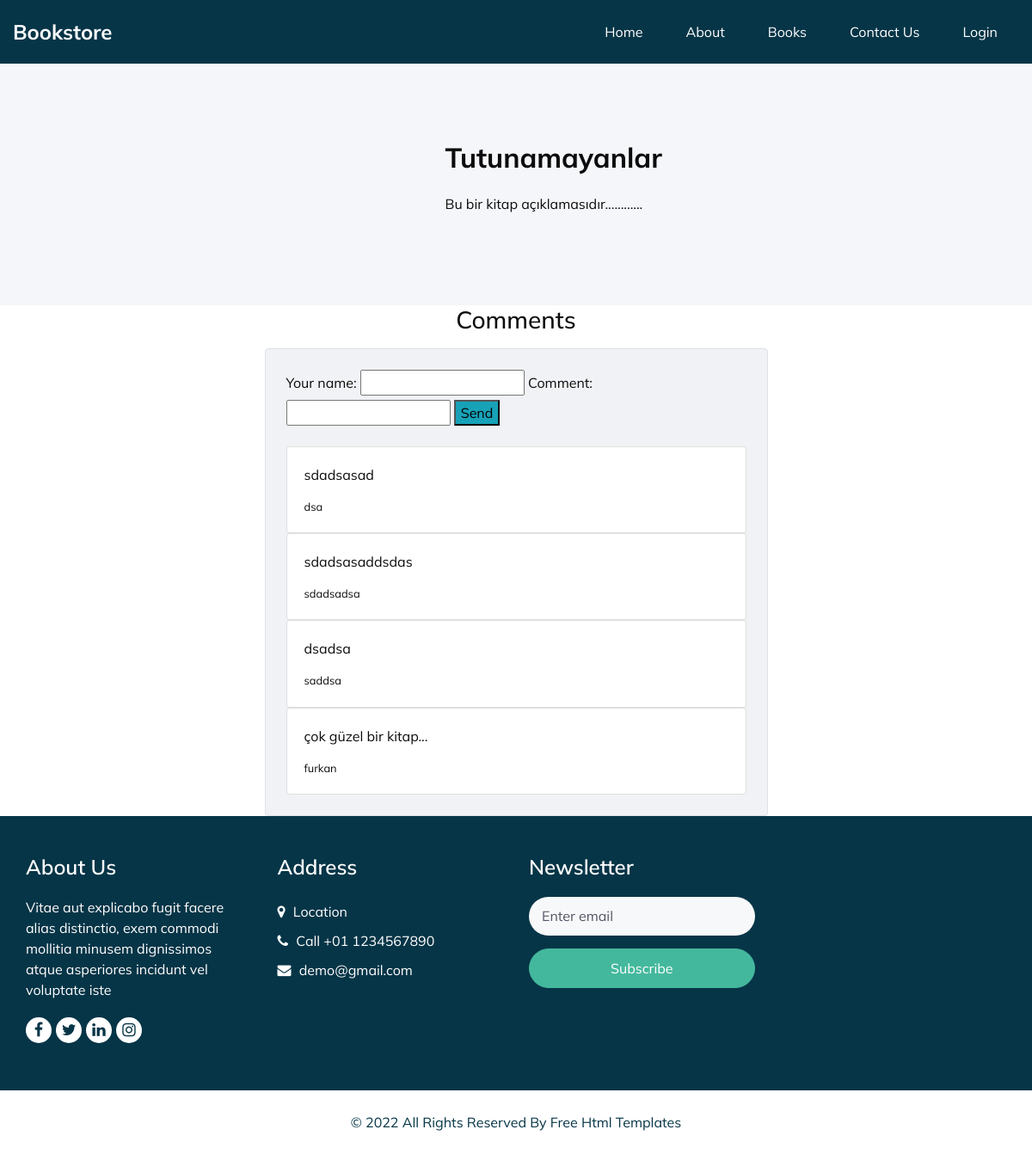
The app's page /books/book/1 with its own data.
### books/models.py (models this page shows)
class Book(models.Model):
    idx = models.AutoField(primary_key=True)
    name = models.CharField(blank=False, max_length=50)
    description = models.CharField(max_length=1000)
    author = models.ForeignKey(Author, related_name="books", on_delete=models.CASCADE)
    read_count = models.IntegerField(default=0)

class BookComment(models.Model):
    username = models.CharField(max_length=30)
    comment = models.CharField(max_length=1000)
    book = models.ForeignKey(Book, on_delete=models.CASCADE)

### books/views.py (the view)
# urls.py: path("book/<int:id>", views.book, name="book"),
def book(request, id):
    book = Book.objects.get(idx=id)
    comment_form = CommentForm()
    comments = BookComment.objects.filter(book=book)
    return render(request, 'book.html', context={"book": book, "comment_form": comment_form, "comments": comments})

### books/forms.py
class CommentForm(forms.Form):
    username = forms.CharField(label='Your name', max_length=30)
    comment = forms.CharField(label='Comment', max_length=500)

### templates/book.html (shortened to what this page needs)
{% extends "_base.html" %}
{% block content %}
<section class="about_section layout_padding">
  <div class="container ">
    <div class="row">
      <div class="col-md-5">
        <div class="detail-box">
          <div class="heading_container">
            <h2>
              {{ book.name }}
            </h2>
          </div>
          <p>
            {{ book.description }}
          </p>
        </div>
      </div>
    </div>
  </div>
</section>
<div class="heading_container heading_center">
  <h3 class="mb-3">
    Comments
  </h3>
</div>
<div class="row d-flex justify-content-center">
  <div class="col-md-8 col-lg-6">
    <div class="card shadow-0 border" style="background-color: #f0f2f5;">
      <div class="card-body p-4">
        <div class="form-outline mb-4">
          <form class="" action="{% url 'sendComment' %}" method="POST">
            {{ comment_form }}
            <button class="bg-info" type="submit">Send</button>
          </form>
        </div>
        {% for comment in comments %}
        <div class="card">
          <div class="card-body">
            <p>{{ comment.comment }}</p>
            <div class="d-flex justify-content-between">
              <div class="d-flex flex-row align-items-center">
                <p class="small mb-0 ms-2">{{ comment.username }}</p>
              </div>
            </div>
          </div>
        </div>
        {% endfor %}
      </div>
    </div>
  </div>
</div>
{% endblock %}

### templates/_base.html (shortened to what this page needs)
{% load static %}
<!DOCTYPE html>
<html>
<head>
    <link rel="stylesheet" type="text/css" href="{% static 'css/bootstrap.css' %}" />
    <link href="{% static 'css/font-awesome.min.css' %}" rel="stylesheet" />
    <link href="{% static 'css/style.css' %}" rel="stylesheet" />
    <link href="{% static 'css/responsive.css' %}" rel="stylesheet" />
</head>
<body>
    <header class="header_section">
        <div class="container-fluid">
            <nav class="navbar navbar-expand-lg custom_nav-container ">
                <a class="navbar-brand" href="{% url 'index' %}">
                    <span>
                        Bookstore
                    </span>
                </a>
                <div class="collapse navbar-collapse" id="navbarSupportedContent">
                    <ul class="navbar-nav">
                        <li class="nav-item active">
                            <a class="nav-link pl-lg-0" href="{% url 'index' %}">Home </a>
                        </li>
                        <li class="nav-item">
                            <a class="nav-link" href="{% url 'about' %}"> About</a>
                        </li>
                        <li class="nav-item">
                            <a class="nav-link" href="{% url 'categories' %}">Books</a>
                        </li>
                        <li class="nav-item">
                            <a class="nav-link" href="{% url 'contact' %}">Contact Us</a>
                        </li>
                        <li class="nav-item">
                          <a class="nav-link" href="{% url 'contact' %}">Login</a>
                      </li>
                    </ul>
                </div>
            </nav>
        </div>
    </header>
    {% block content %} {% endblock %}
    <section class="info_section layout_padding2">
        <div class="container">
          <div class="row">
            <div class="col-md-6 col-lg-3 info-col">
              <div class="info_detail">
                <h4>
                  About Us
                </h4>
                <p>
                  Vitae aut explicabo fugit facere alias distinctio, exem commodi mollitia minusem dignissimos atque
                  asperiores incidunt vel voluptate iste
                </p>
                <div class="info_social">
                  <a href="">
                    <i class="fa fa-facebook" aria-hidden="true"></i>
                  </a>
                  <a href="">
                    <i class="fa fa-twitter" aria-hidden="true"></i>
                  </a>
                  <a href="">
                    <i class="fa fa-linkedin" aria-hidden="true"></i>
                  </a>
                  <a href="">
                    <i class="fa fa-instagram" aria-hidden="true"></i>
                  </a>
                </div>
              </div>
            </div>
            <div class="col-md-6 col-lg-3 info-col">
              <div class="info_contact">
                <h4>
                  Address
                </h4>
                <div class="contact_link_box">
                  <a href="">
                    <i class="fa fa-map-marker" aria-hidden="true"></i>
                    <span>
                      Location
                    </span>
                  </a>
                  <a href="">
                    <i class="fa fa-phone" aria-hidden="true"></i>
                    <span>
                      Call +01 1234567890
                    </span>
                  </a>
                  <a href="">
                    <i class="fa fa-envelope" aria-hidden="true"></i>
                    <span>
                      demo@gmail.com
                    </span>
                  </a>
                </div>
              </div>
            </div>
            <div class="col-md-6 col-lg-3 info-col">
              <div class="info_contact">
                <h4>
                  Newsletter
                </h4>
                <form action="#">
                  <input type="text" placeholder="Enter email" />
                  <button type="submit">
                    Subscribe
                  </button>
                </form>
              </div>
            </div>
            <div class="col-md-6 col-lg-3 info-col">
              <div class="map_container">
                <div class="map">
                  <div id="googleMap"></div>
                </div>
              </div>
            </div>
          </div>
        </div>
      </section>
    <footer class="footer_section">
        <div class="container">
            <p>
                &copy; <span id="displayYear"></span> All Rights Reserved By
                <a href="https://html.design/">Free Html Templates</a>
            </p>
        </div>
    </footer>
</body>
</html>

### statics/css/style.css (style rules this page uses)
body { font-family: 'Mulish', sans-serif; color: #0c0c0c; background-color: #ffffff; overflow-x: hidden; }
.layout_padding { padding: 90px 0; }
.layout_padding2 { padding: 75px 0; }
.heading_container { display: -webkit-box; display: -ms-flexbox; display: flex; -webkit-box-orient: vertical; -webkit-box-direction: normal; -ms-flex-direction: column; flex-direction: column; -webkit-box-align: start; -ms-flex-align: start; align-items: flex-start; }
.heading_container h2 { position: relative; font-weight: bold; }
.heading_container.heading_center { -webkit-box-align: center; -ms-flex-align: center; align-items: center; text-align: center; }
a, a:hover, a:focus { text-decoration: none; }
.header_section { background-color: #063547; padding: 15px 0; }
.navbar-brand { padding: 0; margin: 0; color: #000000; font-size: 24px; font-weight: bold; }
.navbar-brand span { color: #ffffff; }
.custom_nav-container { padding: 0; }
.custom_nav-container .navbar-nav { margin-left: auto; }
.custom_nav-container .navbar-nav .nav-item .nav-link { padding: 10px 25px; color: #ffffff; text-align: center; }
.about_section { position: relative; background-color: #f5f6f9; }
.about_section .row { -webkit-box-align: center; -ms-flex-align: center; align-items: center; }
.about_section .detail-box p { margin-top: 15px; }
.info_section { background-color: #063547; color: #ffffff; padding: 45px 0 15px 0; }
.info_section h4 { font-weight: 600; margin-bottom: 20px; }
.info_section .info-col { margin-bottom: 30px; }
.info_section .info_contact .contact_link_box { display: -webkit-box; display: -ms-flexbox; display: flex; -webkit-box-orient: vertical; -webkit-box-direction: normal; -ms-flex-direction: column; flex-direction: column; }
.info_section .info_contact .contact_link_box a { margin: 5px 0; color: #ffffff; }
.info_section .info_contact .contact_link_box a i { margin-right: 5px; }
.info_section .info_social { display: -webkit-box; display: -ms-flexbox; display: flex; margin-top: 20px; margin-bottom: 10px; }
.info_section .info_social a { display: -webkit-box; display: -ms-flexbox; display: flex; -webkit-box-pack: center; -ms-flex-pack: center; justify-content: center; -webkit-box-align: center; -ms-flex-align: center; align-items: center; color: #063547; width: 30px; height: 30px; border-radius: 100%; background-color: #ffffff; border-radius: 100%; margin-right: 5px; font-size: 18px; }
.info_section form input { border: none; padding: 10px 15px; background-color: #f7f8f9; width: 100%; height: 45px; color: #000000; outline: none; border-radius: 45px; }
.info_section form input::placeholder { color: #556; }
.info_section form button { width: 100%; text-align: center; display: inline-block; padding: 10px 55px; background-color: #44b89d; color: #ffffff; border-radius: 45px; border: 1px solid #44b89d; -webkit-transition: all 0.3s; transition: all 0.3s; margin-top: 15px; }
.info_section .map_container { width: 100%; height: 210px; overflow: hidden; display: -webkit-box; display: -ms-flexbox; display: flex; -webkit-box-align: stretch; -ms-flex-align: stretch; align-items: stretch; }
.info_section .map_container .map { height: 100%; -webkit-box-flex: 1; -ms-flex: 1; flex: 1; }
.info_section .map_container .map #googleMap { height: 100%; }
.footer_section { position: relative; background-color: #ffffff; text-align: center; }
.footer_section p { color: #063547; padding: 25px 0; margin: 0; }
.footer_section p a { color: inherit; }

### statics/css/responsive.css (style rules this page uses)
@media (min-width: 1200px) { .container { max-width: 1170px; } }

### records on screen
Book: name "Tutunamayanlar", description "Bu bir kitap açıklamasıdır............"
BookComment: comment "sdadsasad", username "dsa"
BookComment: comment "sdadsasaddsdas", username "sdadsadsa"
BookComment: comment "dsadsa", username "saddsa"
BookComment: comment "çok güzel bir kitap...", username "furkan"
